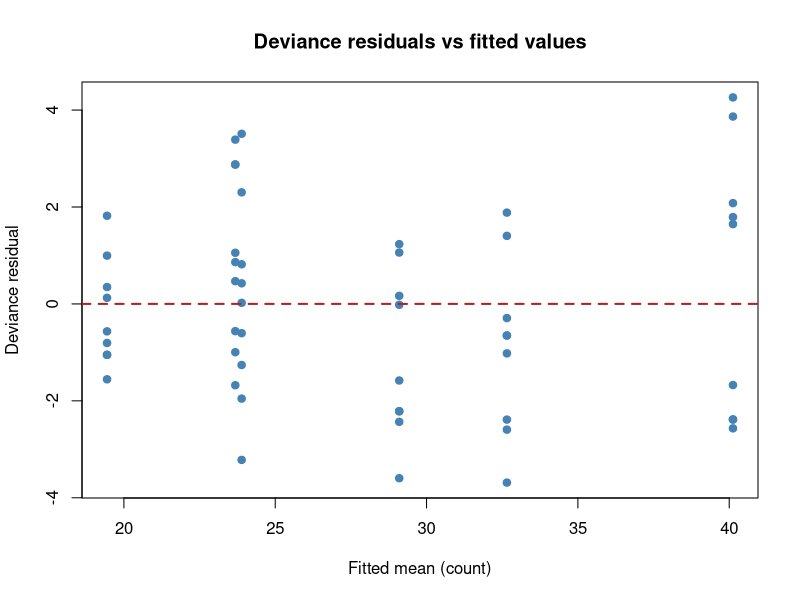

Source code (R):
## ---- chunk 1
#| warning: false
#| message: false

model <- glm(breaks ~ wool + tension, data = warpbreaks, family = poisson)
## ---- chunk 2
c(nullDeviance     = model$null.deviance, nullDf = model$df.null,
  residualDeviance = model$deviance,      residualDf = model$df.residual)
## ---- chunk 3
c(residualDeviance = model$deviance,
  df               = model$df.residual,
  ratio            = model$deviance / model$df.residual)   # want ≈ 1
## ---- chunk 4
#| fig-align: center

plot(fitted(model), residuals(model, type = "deviance"),
     pch = 19, col = "steelblue",
     xlab = "Fitted mean (count)", ylab = "Deviance residual",
     main = "Deviance residuals vs fitted values")
abline(h = 0, col = "firebrick", lwd = 2, lty = 2)
## ---- chunk 5
modelSmall <- glm(breaks ~ wool,            data = warpbreaks, family = poisson)
modelFull  <- glm(breaks ~ wool + tension,  data = warpbreaks, family = poisson)

anova(modelSmall, modelFull, test = "Chisq")
## ---- chunk 6
AIC(modelSmall, modelFull)
## ---- chunk 7
#| warning: false
#| message: false

# On the link (log) scale; exponentiate to get rate ratios with their CIs
exp(confint(model))
